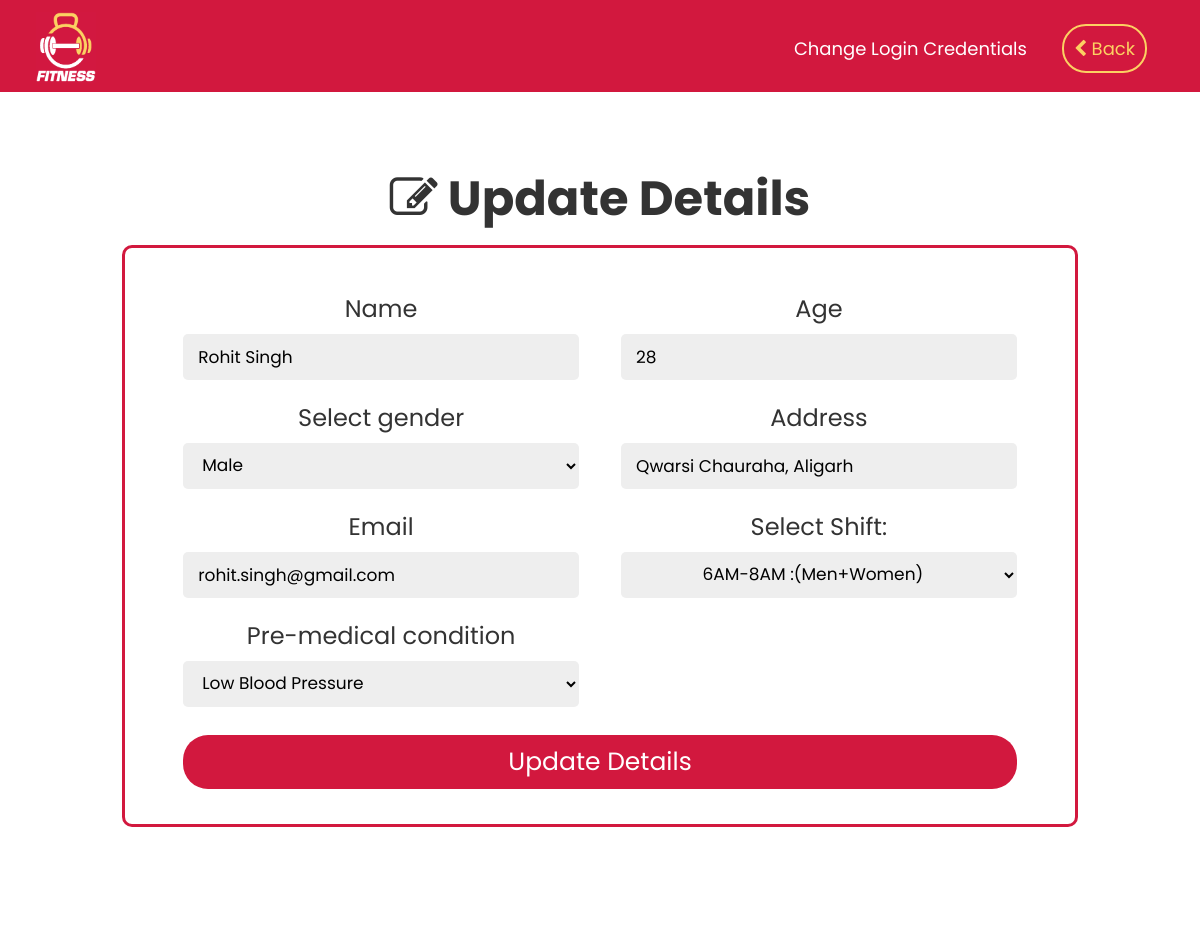
The app's page /customer/update_memdetails.php?m_phone=9876543211 with its own data.
### tables this page shows
CREATE TABLE IF NOT EXISTS `members` (
  `m_name` varchar(50) NOT NULL,
  `m_age` int(3) NOT NULL,
  `m_gender` varchar(20) NOT NULL,
  `m_address` varchar(100) NOT NULL,
  `m_medical` varchar(50) NOT NULL,
  `m_phone` varchar(10) NOT NULL,
  `m_email` varchar(50) DEFAULT NULL,
  `m_shift` varchar(30) NOT NULL,
  PRIMARY KEY (`m_phone`)
);

### customer/update_memdetails.php (the view, shortened to what this page needs)
<?php
include("../partials/dbconnect.php");
if(isset($_GET['m_phone'])) {
    $m_phone = $_GET['m_phone'];
?>
<!DOCTYPE html>
<html lang="en">
<head>
    <link rel="stylesheet" href="profile.css">
    <link rel="stylesheet" href="https://cdnjs.cloudflare.com/ajax/libs/font-awesome/4.7.0/css/font-awesome.min.css">
</head>
<body>
<div class="container">
    <div class="navbar">
        <div class="logo">
            <img src="../img/memberlogoslogan.png" alt="logo">
        </div>
        <ul>
            <li><a href="<?php echo SITEURL;?>/customer/change_mphone.php?m_phone=<?php echo $m_phone ?>" class="btn3">Change Login Credentials</a></li>
            <li><a href="member_profile.php?m_phone=<?php echo $m_phone?>" id="loginbtn"><i class="fa fa-chevron-left" aria-hidden="true"></i></i> Back</a></li>
        </ul>
    </div>
<?php
    $stmt1 = $conn->prepare("SELECT * FROM members WHERE m_phone = ?");
    $stmt1->bind_param("s", $m_phone);
    $stmt1->execute();
    $result1 = $stmt1->get_result();
    $row = $result1->fetch_assoc();
    $current_m_name = $row['m_name'];
    $current_m_age = $row['m_age'];
    $current_m_gender = $row['m_gender'];
    $current_m_address = $row['m_address'];
    $current_m_medical = $row['m_medical'];
    $current_m_email = $row['m_email'];
    $current_m_shift = $row['m_shift'];
}
?>
</div>
<div id="profile">
    <div class="wel_msg">
        <p><i class="fa fa-pencil-square-o" aria-hidden="true"></i> Update Details</p>
    </div>
    <div class="booking">
        <table style="width:100%;table-layout:fixed;">
        <form method="post" enctype="multipart/form-data">
        <tr>
            <td>
                <label for="new_m_name">Name</label>
                <input type="text" name="new_m_name" value="<?php echo $current_m_name;?>">
            </td>
            <td>
                <label for="new_m_age">Age</label>
                <input type="text" name="new_m_age" value="<?php echo $current_m_age;?>" pattern="[0-9]{2}">
            </td>
        </tr>
        <tr>
            <td>
                <label for="new_m_gender">Select gender</label>
                <select name="new_m_gender">
                    <option value="male" <?php if ($current_m_gender == "male") { echo " selected"; } ?>>Male</option>
                </select>
            </td>
            <td>
                <label for="new_m_address">Address</label>
                <input type="text" name="new_m_address" value="<?php echo $current_m_address;?>">
            </td>
        </tr>
        <tr>
            <td>
                <label for="new_m_email">Email</label>
                <input type="text" name="new_m_email" value="<?php echo $current_m_email;?>">
            </td>
            <td>
                <label for="new_m_shift">Select Shift:</label>
                <select name="new_m_shift" style="text-align:center;">
                    <option value="6AM-8AM" <?php if ($current_m_shift == "6AM-8AM") { echo " selected"; } ?>>6AM-8AM :(Men+Women)</option>
                </select>
            </td>
        </tr>
        <tr>
            <td>
                <label for="new_m_medical">Pre-medical condition</label>
                <select name="new_m_medical">
                    <option value="low_blood_pressure" <?php if ($current_m_medical == "low_blood_pressure") { echo " selected"; } ?>>Low Blood Pressure</option>
                </select>
            </td>
            <td>
            </td>
        </tr>
        <tr>
            <td colspan=2 style="text-align:center;">
            <input type="submit" value=" Update Details " class="form-btn">
            </td>
        </tr>
        </form>
        </table>
    </div>
</div>
</body>
</html>

### customer/profile.css (style rules this page uses)
* { font-family: 'Poppins', sans-serif; margin:0; padding:0; box-sizing: border-box; outline: none; border:none; text-decoration: none; }
body { max-width: 100vw; }
.container { width: min(100%-1em, 69em); margin-inline: auto; }
.navbar { background-color: rgb(210, 24, 62); display: flex; justify-content: right; position: fixed; top: 0; left: 0; width: 100vw; z-index: 100; }
.navbar ul { list-style-type: none; margin: 0; padding: 0; display: flex; }
.navbar li { margin-bottom: 30px; margin-right: 35px; margin-top: 35px; }
.navbar a { color: white; text-decoration: none; font-size: 18px; }
.logo img { padding-top: 1%; height: 90%; width: 5%; position: absolute; left: 3%; }
#loginbtn { padding: 10px; border: 2px solid #fcd162; border-radius : 24px; color: #fcd162; margin-right: 18px; }
#profile { position: relative; top: 150px; border: 3px solid white ; }
.wel_msg { text-align:center; font-size: 6vh; padding-bottom: 10px; font-weight:bold; color: rgb(92, 92, 92); }
.booking { margin: 0% 10%; border: 3px solid rgb(210, 24, 62) ; border-radius:10px; padding: 3%; background-color:white; padding-bottom: 20px; margin-bottom: 9%; }
.form-btn { background-color: rgb(210, 24, 62); color: white; text-transform: capitalize; font-size: 25px; padding: 8px; border-radius: 25px; }
table tr td { background-color:white; font-size: 3vh; text-align: center; width:50%; padding: 5px 20px; color:#333; }
form { padding:20px; border-radius: 5px; box-shadow: 0 5px 10px rgba(0,0,0,.1); background: #fff; text-align: center; width: 500px; }
p { margin-top: 10px; color:#333; }
input, select { width: 100%; padding:10px 15px; font-size: 17px; margin:8px 0; background: #eee; border-radius: 5px; }

### records on screen
members: new_m_name "Rohit Singh", new_m_age "28", new_m_gender "Male", new_m_address "Qwarsi Chauraha, Aligarh", new_m_email "rohit.singh@gmail.com", new_m_shift "6AM-8AM :(Men+Women)", new_m_medical "Low Blood Pressure"
